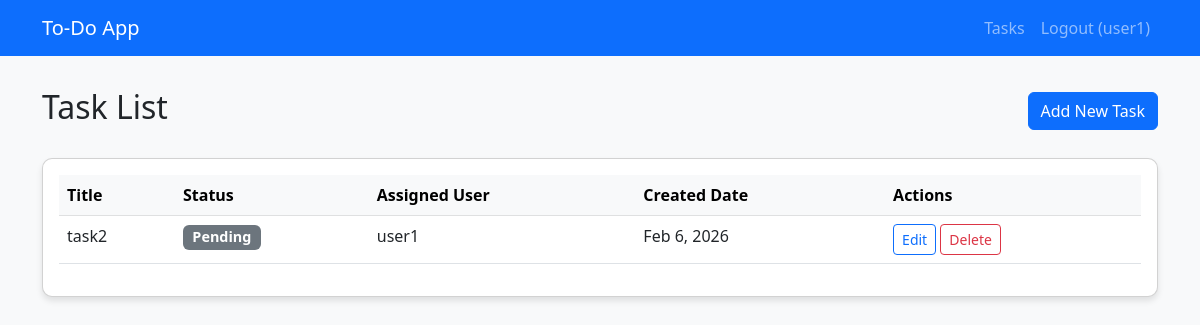
Screenshot of /tasks/ (signed in) with the database file from the repository.
### todo_app/models.py (models this page shows, shortened)
class CustomUser(AbstractUser):
    is_approved = models.BooleanField(default=False)
    phone_number = models.CharField(max_length=15, blank=True)

class Task(models.Model):
    STATUS_CHOICES = [
        ('Pending', 'Pending'),
        ('In Progress', 'In Progress'),
        ('Completed', 'Completed'),
    ]
    title = models.CharField(max_length=200)
    description = models.TextField(blank=True)
    status = models.CharField(max_length=20, choices=STATUS_CHOICES, default='Pending')
    assigned_user = models.ForeignKey(CustomUser, on_delete=models.CASCADE, related_name='tasks')
    created_by = models.ForeignKey(CustomUser, on_delete=models.CASCADE, related_name='created_tasks', null=True, blank=True)
    created_date = models.DateTimeField(default=timezone.now)

### todo_app/views.py (the view)
# urls.py: path('tasks/', views.task_list, name='task_list'),
@login_required
def task_list(request):
    if request.user.is_superuser:
        tasks = Task.objects.filter(Q(assigned_user=request.user) | Q(created_by=request.user))
    else:
        tasks = Task.objects.filter(assigned_user=request.user)
    return render(request, 'todo_app/task_list.html', {'tasks': tasks})

### todo_app/templates/todo_app/task_list.html (shortened to what this page needs)
{% extends 'todo_app/base.html' %}
{% block content %}
<div class="d-flex justify-content-between align-items-center mb-4">
    <h2>Task List</h2>
    <a href="{% url 'task_create' %}" class="btn btn-primary">Add New Task</a>
</div>
<div class="card">
    <div class="card-body">
        <table class="table table-hover">
            <thead class="table-light">
                <tr>
                    <th>Title</th>
                    <th>Status</th>
                    <th>Assigned User</th>
                    <th>Created Date</th>
                    <th>Actions</th>
                </tr>
            </thead>
            <tbody>
                {% for task in tasks %}
                <tr>
                    <td>{{ task.title }}</td>
                    <td>
                        <span
                            class="badge {% if task.status == 'Completed' %}bg-success{% elif task.status == 'In Progress' %}bg-warning{% else %}bg-secondary{% endif %}">
                            {{ task.status }}
                        </span>
                    </td>
                    <td>{{ task.assigned_user.username }}</td>
                    <td>{{ task.created_date|date:"M j, Y" }}</td>
                    <td>
                        <a href="{% url 'task_edit' task.pk %}" class="btn btn-sm btn-outline-primary">Edit</a>
                        <a href="{% url 'task_delete' task.pk %}" class="btn btn-sm btn-outline-danger">Delete</a>
                    </td>
                </tr>
                {% empty %}
                <tr>
                    <td colspan="5" class="text-center text-muted">No tasks found.</td>
                </tr>
                {% endfor %}
            </tbody>
        </table>
    </div>
</div>
{% endblock %}

### todo_app/templates/todo_app/base.html (shortened to what this page needs)
{% load static %}
<!DOCTYPE html>
<html lang="en">
<head>
    <link href="https://cdn.jsdelivr.net/npm/bootstrap@5.3.0/dist/css/bootstrap.min.css" rel="stylesheet">
    <link rel="stylesheet" href="{% static 'css/admin_dashboard.css' %}">
</head>
<body>
    <nav class="navbar navbar-expand-lg navbar-dark bg-primary">
        <div class="container">
            <a class="navbar-brand" href="{% url 'landing' %}">To-Do App</a>
            <div class="collapse navbar-collapse" id="navbarNav">
                <ul class="navbar-nav ms-auto">
                    {% if user.is_authenticated %}
                    <li class="nav-item"><a class="nav-link" href="{% url 'task_list' %}">Tasks</a></li>
                    <li class="nav-item"><a class="nav-link" href="{% url 'logout' %}">Logout ({{ user.username }})</a>
                    </li>
                    {% else %}
                    <li class="nav-item"><a class="nav-link" href="{% url 'login' %}">Login</a></li>
                    <li class="nav-item"><a class="nav-link" href="{% url 'register' %}">Register</a></li>
                    {% endif %}
                </ul>
            </div>
        </div>
    </nav>
    <div class="container">
        {% block content %}{% endblock %}
    </div>
</body>
</html>

### todo_app/static/css/admin_dashboard.css (style rules this page uses)
.table tbody tr { transition: background-color 0.2s ease, transform 0.15s ease; }
.badge { font-size: 0.9rem; }

### todo_app/templates/todo_app/base.html (style rules this page uses)
body { background-color: #f8f9fa; }
.navbar { margin-bottom: 2rem; }
.card { border-radius: 10px; box-shadow: 0 4px 6px rgba(0, 0, 0, 0.1); }

### rows the page displays
CustomUser: username "user1"
Task: title "task2", status "Pending", assigned_user.username "user1", created_date "Feb 6, 2026"
